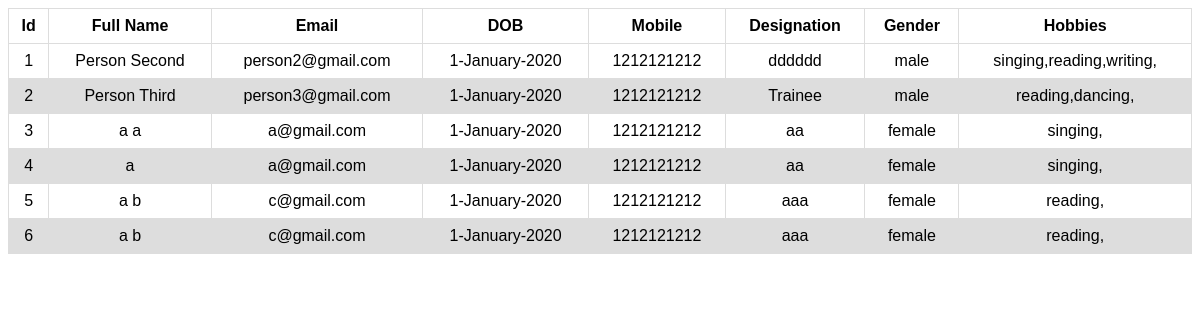
The page /show.php on the database its author committed.
### tables this page shows
CREATE TABLE `userData` (
  `user_id` int(100) NOT NULL,
  `first_name` text NOT NULL,
  `last_name` text NOT NULL,
  `email` varchar(100) NOT NULL,
  `dob` varchar(100) NOT NULL,
  `phone` int(100) NOT NULL,
  `designation` text NOT NULL,
  `gender` text NOT NULL,
  `hobbies` varchar(100) NOT NULL
);

### show.php (the view, shortened to what this page needs)
<?php
    $conn = new mysqli('localhost','root','','formData');
    $selectSql = "SELECT * FROM userData";
    $selectResult = $conn->query($selectSql);
?>
<!DOCTYPE html>
<html lang="en">
<head>
    <link rel="stylesheet" href="assets/css/style.css" />
</head>
<body>
    <table class="showTable">
        <thead>
            <tr>
                <th>Id</th>
                <th>Full Name</th>
                <th>Email</th>
                <th>DOB</th>
                <th>Mobile</th>
                <th>Designation</th>
                <th>Gender</th>
                <th>Hobbies</th>
            </tr>
        </thead>
        <tbody>
            <?php
                if ($selectResult->num_rows>0) {
                    while ($row = $selectResult->fetch_assoc()) {
            ?>
            <tr>
                <td><?php echo $row['user_id'];?></td>
                <td><?php echo $row['first_name']." ".$row['last_name'];?></td>
                <td><?php echo $row['email'];?></td>
                <td><?php echo $row['dob'];?></td>
                <td><?php echo $row['phone'];?></td>
                <td><?php echo $row['designation'];?></td>
                <td><?php echo $row['gender'];?></td>
                <td><?php echo $row['hobbies'];?></td>
            </tr>
            <?php
                    }
                }
            ?>
        </tbody>
    </table>
</body>
</html>

### assets/css/style.css (style rules this page uses)
table { font-family: arial, sans-serif; border-collapse: collapse; width: 100%; text-align: center; }
td, th { border: 1px solid #dddddd; padding: 8px; }
tr:nth-child(even) { background-color: #dddddd; }

### rows shown on the page
userdata: user_id "1", first_name "Person", last_name "Second", email "person2@gmail.com", dob "1-January-2020", phone "1212121212", designation "dddddd", gender "male", hobbies "singing,reading,writing,"
userdata: user_id "2", first_name "Person", last_name "Third", email "person3@gmail.com", dob "1-January-2020", phone "1212121212", designation "Trainee", gender "male", hobbies "reading,dancing,"
userdata: user_id "3", first_name "a", last_name "a", email "a@gmail.com", dob "1-January-2020", phone "1212121212", designation "aa", gender "female", hobbies "singing,"
userdata: user_id "4", last_name "a", email "a@gmail.com", dob "1-January-2020", phone "1212121212", designation "aa", gender "female", hobbies "singing,"
userdata: user_id "5", first_name "a", last_name "b", email "c@gmail.com", dob "1-January-2020", phone "1212121212", designation "aaa", gender "female", hobbies "reading,"
userdata: user_id "6", first_name "a", last_name "b", email "c@gmail.com", dob "1-January-2020", phone "1212121212", designation "aaa", gender "female", hobbies "reading,"
